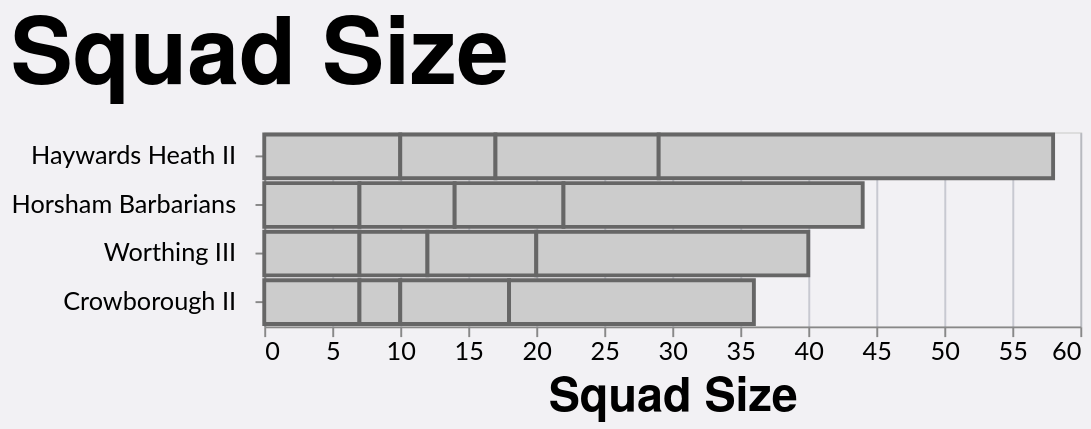

Write a Vega-Lite specification for this figure.
### Vega-Lite specification from a JSON file in a GitHub repository (floating-point values rounded to 4 significant figures)
{"config": {"axis": {"labelFont": "Lato, sans-serif", "titleFont": "PT Sans Narrow, Helvetica Neue, Helvetica, Arial, sans-serif", "labelFontSize": 13, "titleFontSize": 24, "gridColor": "#202947", "gridOpacity": 0.2}, "header": {"labelFont": "PT Sans Narrow, Helvetica Neue, Helvetica, Arial, sans-serif", "titleFont": "PT Sans Narrow, Helvetica Neue, Helvetica, Arial, sans-serif", "labelFontSize": 24, "titleFontSize": 28, "labelFontWeight": "bold", "orient": "left"}, "legend": {"labelFont": "Lato, sans-serif", "titleFont": "PT Sans Narrow, Helvetica Neue, Helvetica, Arial, sans-serif", "labelFontSize": 14, "titleFontSize": 16, "titlePadding": 5, "fillColor": "white", "strokeColor": "black", "padding": 10, "titleFontWeight": "lighter", "titleFontStyle": "italic", "titleColor": "gray", "offset": 10}, "title": {"font": "PT Sans Narrow, Helvetica Neue, Helvetica, Arial, sans-serif", "fontSize": 48, "fontWeight": "bold", "anchor": "start", "align": "center", "titlePadding": 20, "subtitlePadding": 10, "subtitleFontSize": 13, "subtitleColor": "", "subtitleFontStyle": "italic", "offset": 15, "color": "black"}, "axisX": {"labelAngle": 0}, "facet": {"title": null, "header": null, "align": {"row": "each", "column": "each"}}, "resolve": {"scale": {"y": "independent", "facet": "independent"}}, "background": "#f2f1f4"}, "data": {"name": "data-bc737b875f83bbd37b1edf342bd285de"}, "mark": {"type": "bar", "strokeWidth": 2}, "encoding": {"color": {"field": "Color1", "legend": null, "scale": null, "type": "nominal"}, "stroke": {"field": "Color2", "legend": null, "scale": null, "type": "nominal"}, "tooltip": [{"field": "Team", "type": "nominal"}, {"field": "Season", "type": "nominal"}, {"field": "Unit", "type": "nominal"}, {"field": "Total Players", "type": "quantitative"}], "x": {"field": "Total Players", "title": "Squad Size", "type": "quantitative"}, "y": {"axis": {"labelLimit": 200, "labelPadding": 10}, "field": "Team", "sort": "-x", "title": null, "type": "nominal"}}, "height": {"step": 25}, "title": "Squad Size", "width": 420, "$schema": "https://vega.github.io/schema/vega-lite/v5.20.1.json", "datasets": {"data-bc737b875f83bbd37b1edf342bd285de": [{"Season": "2025-2026", "Team": "Crowborough II", "Color1": "#cccccc", "Color2": "#666666", "Unit": "Backs", "Total Players": 7}, {"Season": "2025-2026", "Team": "Crowborough II", "Color1": "#cccccc", "Color2": "#666666", "Unit": "Bench", "Total Players": 3}, {"Season": "2025-2026", "Team": "Crowborough II", "Color1": "#cccccc", "Color2": "#666666", "Unit": "Forwards", "Total Players": 8}, {"Season": "2025-2026", "Team": "Haywards Heath II", "Color1": "#cccccc", "Color2": "#666666", "Unit": "Backs", "Total Players": 10}, {"Season": "2025-2026", "Team": "Haywards Heath II", "Color1": "#cccccc", "Color2": "#666666", "Unit": "Bench", "Total Players": 7}, {"Season": "2025-2026", "Team": "Haywards Heath II", "Color1": "#cccccc", "Color2": "#666666", "Unit": "Forwards", "Total Players": 12}, {"Season": "2025-2026", "Team": "Horsham Barbarians", "Color1": "#cccccc", "Color2": "#666666", "Unit": "Backs", "Total Players": 7}, {"Season": "2025-2026", "Team": "Horsham Barbarians", "Color1": "#cccccc", "Color2": "#666666", "Unit": "Bench", "Total Players": 7}, {"Season": "2025-2026", "Team": "Horsham Barbarians", "Color1": "#cccccc", "Color2": "#666666", "Unit": "Forwards", "Total Players": 8}, {"Season": "2025-2026", "Team": "Worthing III", "Color1": "#cccccc", "Color2": "#666666", "Unit": "Backs", "Total Players": 7}, {"Season": "2025-2026", "Team": "Worthing III", "Color1": "#cccccc", "Color2": "#666666", "Unit": "Bench", "Total Players": 5}, {"Season": "2025-2026", "Team": "Worthing III", "Color1": "#cccccc", "Color2": "#666666", "Unit": "Forwards", "Total Players": 8}, {"Season": "2025-2026", "Team": "Crowborough II", "Color1": "#cccccc", "Color2": "#666666", "Unit": "Total", "Total Players": 18}, {"Season": "2025-2026", "Team": "Haywards Heath II", "Color1": "#cccccc", "Color2": "#666666", "Unit": "Total", "Total Players": 29}, {"Season": "2025-2026", "Team": "Horsham Barbarians", "Color1": "#cccccc", "Color2": "#666666", "Unit": "Total", "Total Players": 22}, {"Season": "2025-2026", "Team": "Worthing III", "Color1": "#cccccc", "Color2": "#666666", "Unit": "Total", "Total Players": 20}]}}
